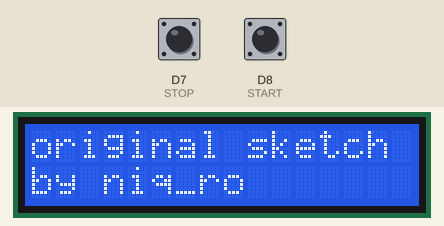
Bench run of a sketch on a simulated Arduino Zero (SAMD21). Shown: 16×2 character LCD. The inputs (shaded band) are chosen by the test bench; at power-on: D8 (START) HIGH, D7 (STOP) HIGH. The local clock reads 2024-03-15 10:24:30 at power-on unless the sketch sets it; EEPROM starts erased; what the sketch prints to the serial monitor is not drawn.

Above: at 0.1 s.
4.3 s: D8 (START) pulled LOW for 0.15 s
At 5.6 s:
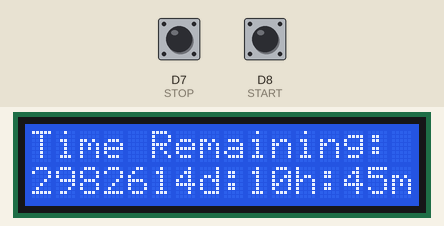
5.9 s: D7 (STOP) pulled LOW for 0.15 s
At 7.0 s:
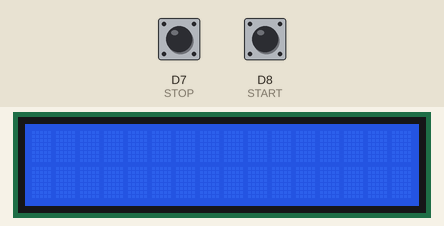
7.5 s: D8 (START) pulled LOW for 1 s
At 7.9 s:
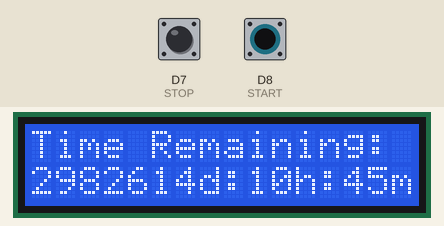
Timing chart, 0 to 10.5 s (numbered marks = the images above; inputs shaded):
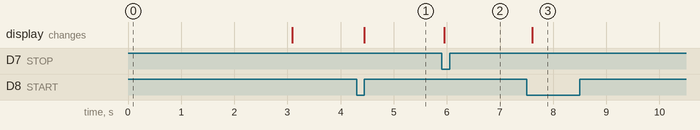

The sketch:

timeremaining1a.ino
```cpp
/*
 * time remaining
 * v.1.1a - time remaining system - original sketch by Nicu FLORICA (niq_ro)
 */


// http://tronixstuff.com/2011/03/16/tutorial-your-arduinos-inbuilt-eeprom/
#include <EEPROM.h>

#include <Wire.h>
#include <LiquidCrystal_I2C.h> // https://github.com/fdebrabander/Arduino-LiquidCrystal-I2C-library

// Set the LCD address to 0x27 for a 16 chars and 2 line display
LiquidCrystal_I2C lcd(0x3F, 16, 2);

#include <Wire.h>
#include "RTClib.h"  // https://github.com/adafruit/RTClib
#if defined(ARDUINO_ARCH_SAMD)
// for Zero, output on USB Serial console, remove line below if using programming port to program the Zero!
   #define Serial SerialUSB
#endif

RTC_DS1307 rtc;

unsigned int timp, timp0, timp1, dtimp;
int zi, ora, minut, secunda;
unsigned long dzi, dora;
int dminut, dsecunda;
int clocire = 22;  // number of days

byte tip = 0;

#define START 8    // START switch
#define STOP 7    // STOP switch

void setup() {
 Serial.begin(9600);
  if (! rtc.begin()) {
    Serial.println("Couldn't find RTC");
    while (1);
  }

  lcd.begin();  // initialize the LCD
  lcd.backlight();  // Turn on the blacklight and print a message.
  lcd.clear();  // clear screen

// set push buttons for menu
  pinMode(START, INPUT);
  pinMode(STOP, INPUT);
  digitalWrite(START, HIGH); // pull-ups on
  digitalWrite(STOP, HIGH); // pull-ups on

tip = EEPROM.read(101);

  lcd.setCursor(0,0);
  lcd.print("original sketch");
  lcd.setCursor(0,1);
  lcd.print("by niq_ro");
delay(3000);
lcd.clear();


}

void loop() {

if (tip == 17)
{
DateTime now = rtc.now();
zi = now.day(), DEC;
ora = now.hour(), DEC;
minut = now.minute(), DEC;
secunda = now.second(), DEC;
timp = (zi-1) * 1440 + ora * 60 + minut;

timp1 = clocire * 1440;
// timp1 = 3600;

if (timp > timp1)
{
  tip = 0;
  lcd.clear();
  EEPROM.write(101,tip);
  lcd.setCursor(0,0);
  lcd.print("original sketch");
}


dtimp = timp1 - timp;
Serial.println(dtimp);
dzi = dtimp/1440;
dtimp = dtimp%1440;
dora = dtimp/60;
dminut = dtimp%60;

  lcd.setCursor(0,0);
  lcd.print("Time Remaining:");
  lcd.setCursor(0,1);
  if (dzi < 10) lcd.print(" ");
  lcd.print(dzi);
  lcd.print("d:");
  if (dora < 10) lcd.print(" ");
  lcd.print(dora);
  lcd.print("h:");
  if (dminut < 10) lcd.print(" ");
  lcd.print(dminut);
  lcd.print("m ");

  byte secundar = secunda;
  if (secundar%4 == 0) lcd.print(" | ");
  else
  if (secundar%4 == 1) lcd.print(" < ");
  else
  if (secundar%4 == 2) lcd.print(" | ");
  else
  if (secundar%4 == 3) lcd.print(" > ");
}

if (digitalRead(START) == LOW)
{
  tip = 17;
  EEPROM.write(101,tip);
// January 1, 1973 at 0am you would call:
rtc.adjust(DateTime(1973, 1, 1, 0, 0, 0));
timp0 = 0*24*60*60;  // initial time
}

if (digitalRead(STOP) == LOW)
{
  tip = 0;
  lcd.clear();
  EEPROM.write(101,tip);
// January 1, 1973 at 0am you would call:
rtc.adjust(DateTime(1973, 1, 1, 0, 0, 0));
timp0 = 0*24*60*60;  // initial time
}

  delay(50);
}
```

Measured:
- after the input at 4.3 s, the display: changes after 0.15 s (image 1)
- after the input at 5.9 s, the display: changes after 0.05 s (image 2)
- after the input at 7.5 s, the display: changes after 0.11 s (image 3)
